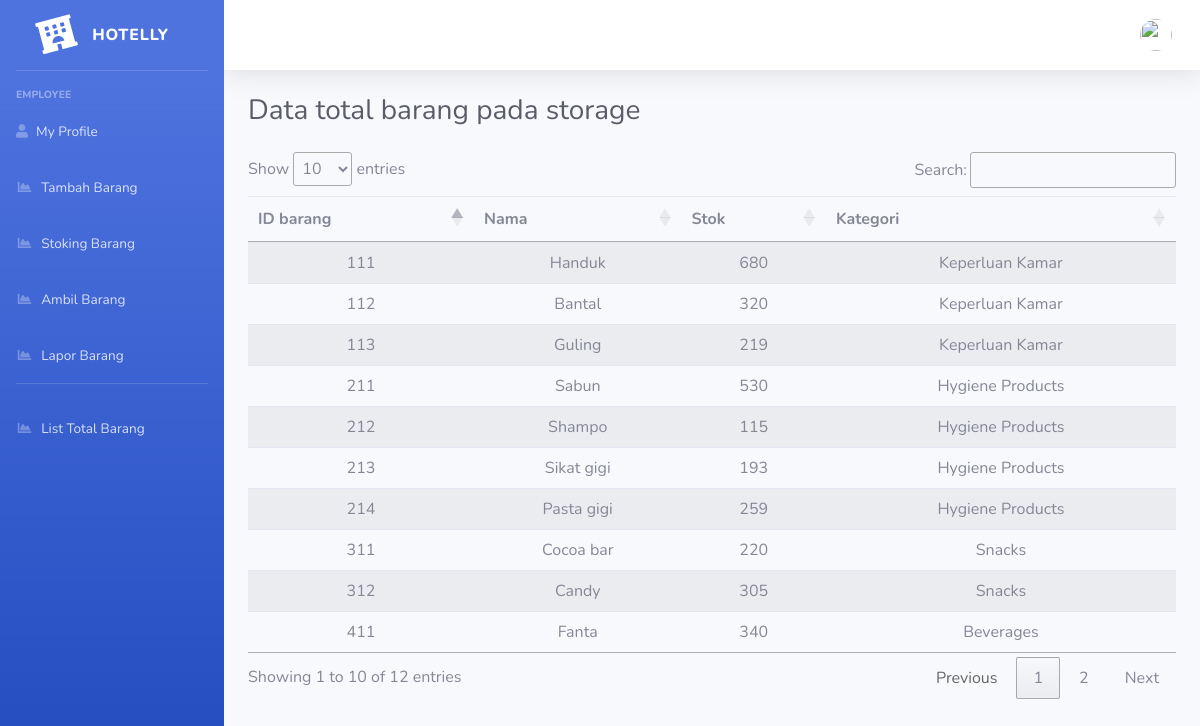
Page /index.php/employee/lihat_tabel_barang on the committed database.
### tables this page shows
CREATE TABLE `barang` (
  `id_barang` int(11) NOT NULL,
  `nama_barang` varchar(128) NOT NULL,
  `harga_barang` int(128) NOT NULL,
  `stok` int(128) NOT NULL,
  `id_kategori` int(11) NOT NULL
);

CREATE TABLE `kategori` (
  `id_kategori` int(11) NOT NULL,
  `name_kategori` varchar(128) NOT NULL
);

### application/controllers/Employee.php (called while the page is built, shortened)
<?php
class Employee extends CI_Controller
{
    public function __construct()
    {
        $this->load->library('form_validation');
        $this->load->model('data_tabel');
    }
    public function lihat_tabel_barang()
    {
        $data['employee'] = $this->db->get_where('employee', ['email_employee' =>
        $this->session->userdata('email_employee')])->row_array();
        $data1['hasil'] = $this->data_tabel->tampil_barang();
        $this->load->view('templates/header', $data);
        $this->load->view('templates/sidebar', $data);
        $this->load->view('templates/topbar', $data);
        $this->load->view('probis/tabel_barang', $data1);
    }
}

### index.php (called while the page is built, shortened)
<?php
require_once BASEPATH.'core/CodeIgniter.php';

### application/models/data_tabel.php (called while the page is built, shortened)
<?php
class data_tabel extends CI_Model
{
    function tampil_barang()
    {
        $this->db->select('*');
        $this->db->from('barang');
        $this->db->join('kategori', 'kategori.id_kategori=barang.id_kategori');
        $query = $this->db->get();
        return $query->result();
    }
}

### application/views/probis/tabel_barang.php (the view, shortened to what this page needs)
<div class="container-fluid">
    <h1 class="h3 mb-4 text-gray-800">Data total barang pada storage</h1>
    <table class="table table-striped" id="tabel-data">
        <thead align="center">
            <tr>
                <th>ID barang</th>
                <th>Nama</th>
                <th>Stok</th>
                <th>Kategori</th>
            </tr>
        </thead>
        <tbody>
            <?php
            foreach ($hasil as $item) {
            ?>
                <tr align="center">
                    <td><?php echo $item->id_barang; ?></td>
                    <td><?php echo $item->nama_barang; ?></td>
                    <td><?php echo $item->stok; ?></td>
                    <td><?php echo $item->name_kategori; ?></td>
                </tr>
            <?php
            }
            ?>
        </tbody>
    </table>
    <br>
</div>
</div>

### application/views/templates/header.php (shortened to what this page needs)
<!DOCTYPE html>
<html lang="en">
<head>
    <link href="<?= base_url('assets/'); ?>vendor/fontawesome-free/css/all.min.css" rel="stylesheet" type="text/css">
    <link rel="stylesheet" type="text/css" media="screen" href="https://cdn.datatables.net/1.10.19/css/jquery.dataTables.min.css">
    <link href="<?= base_url('assets/'); ?>css/sb-admin-2.min.css" rel="stylesheet">
    <link rel="stylesheet" href="https://cdnjs.cloudflare.com/ajax/libs/limonte-sweetalert2/7.33.1/sweetalert2.min.css">
</head>
<body id="page-top">
    <div id="wrapper">

### application/views/templates/sidebar.php
<ul class="navbar-nav bg-gradient-primary sidebar sidebar-dark accordion" id="accordionSidebar">
    <a class="sidebar-brand d-flex align-items-center justify-content-center" href="<?= base_url('manajer/index') ?>">
        <div class="sidebar-brand-icon rotate-n-15">
            <i class="fas fa-hotel"></i>
        </div>
        <div class="sidebar-brand-text mx-3">Hotelly</div>
    </a>
    <hr class="sidebar-divider">
    <div class="sidebar-heading">
        Employee
    </div>
    <li class="nav-item">
        <a class="nav-link" href=<?= base_url('employee/index') ?>>
            <i class="fas fa-user"></i>
            <span>My Profile</span></a>
    </li>
    <li class="nav-item">
        <a class="nav-link" href="<?= base_url('employee/tambah_barang') ?>">
            <i class="fas fa-fw fa-chart-area"></i>
            <span>Tambah Barang</span></a>
    </li>
    <li class="nav-item">
        <a class="nav-link" href=<?= base_url('employee/stoking_barang') ?>>
            <i class="fas fa-fw fa-chart-area"></i>
            <span>Stoking Barang</span></a>
    </li>
    <li class="nav-item">
        <a class="nav-link" href=<?= base_url('employee/ambil_barang') ?>>
            <i class="fas fa-fw fa-chart-area"></i>
            <span>Ambil Barang</span></a>
    </li>
    <li class="nav-item">
        <a class="nav-link" href=<?= base_url('employee/lapor_barang') ?>>
            <i class="fas fa-fw fa-chart-area"></i>
            <span>Lapor Barang</span></a>
    </li>
    <hr class="sidebar-divider d-none d-md-block">
    <li class="nav-item">
        <a class="nav-link" href=<?= base_url('employee/lihat_tabel_barang') ?>>
            <i class="fas fa-fw fa-chart-area"></i>
            <span>List Total Barang</span></a>
    </li>
</ul>

### application/views/templates/topbar.php (shortened to what this page needs)
<div id="content-wrapper" class="d-flex flex-column">
    <div id="content">
        <nav class="navbar navbar-expand navbar-light bg-white topbar mb-4 static-top shadow">
            <ul class="navbar-nav ml-auto">
                <li class="nav-item dropdown no-arrow">
                    <a class="nav-link dropdown-toggle" href="#" id="userDropdown" role="button" data-toggle="dropdown" aria-haspopup="true" aria-expanded="false">
                        <img class="img-profile rounded-circle" src="<?= base_url('assets/img/profile/') . $employee['image']  ?>">
                    </a>
                </li>
            </ul>
        </nav>

### rows in the picture
barang: id_barang "111", nama_barang "Handuk", stok "680", id_kategori.name_kategori "Keperluan Kamar"
barang: id_barang "112", nama_barang "Bantal", stok "320", id_kategori.name_kategori "Keperluan Kamar"
barang: id_barang "113", nama_barang "Guling", stok "219", id_kategori.name_kategori "Keperluan Kamar"
barang: id_barang "211", nama_barang "Sabun", stok "530", id_kategori.name_kategori "Hygiene Products"
barang: id_barang "212", nama_barang "Shampo", stok "115", id_kategori.name_kategori "Hygiene Products"
barang: id_barang "213", nama_barang "Sikat gigi", stok "193", id_kategori.name_kategori "Hygiene Products"
barang: id_barang "214", nama_barang "Pasta gigi", stok "259", id_kategori.name_kategori "Hygiene Products"
barang: id_barang "311", nama_barang "Cocoa bar", stok "220", id_kategori.name_kategori "Snacks"
barang: id_barang "312", nama_barang "Candy", stok "305", id_kategori.name_kategori "Snacks"
barang: id_barang "411", nama_barang "Fanta", stok "340", id_kategori.name_kategori "Beverages"
